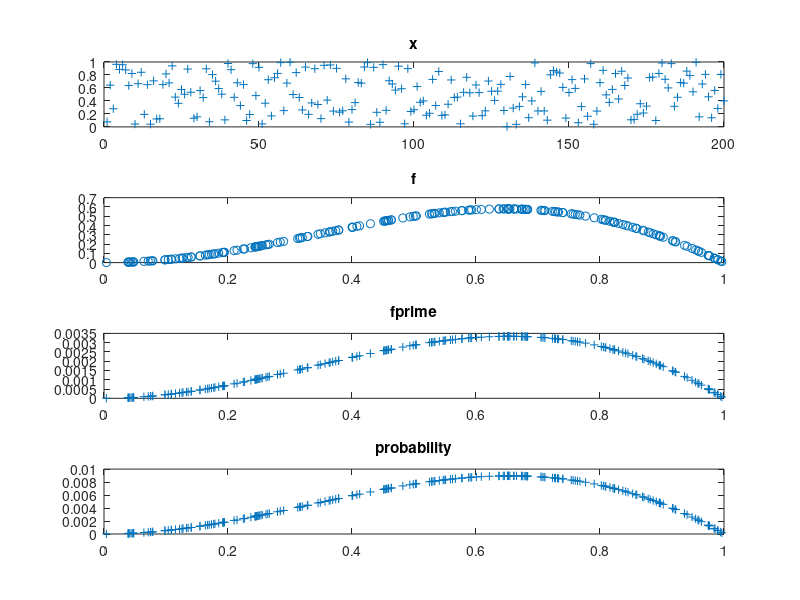

This figure's MATLAB source:
%% Genetic Algorithms and Evolutionanry Computing: Exercise Session 3 
% ---------------------------------------------------------------------------------------
% Fitness Sharing 
% Based on Section 5.5.3 (p. 93) of the book "Introduction to Evolutionary
% Computing (2nd Edition)" by A.E. Eiben and J.E. Smith
% ---------------------------------------------------------------------------------------
%% Initialization%
clear all
close all 
clc 
%% Sigma? Population size?
sigma = 2; % for sqrt function goes from 0 to sqrt(xend)
n = 200;
%% OPTION 1 : Sqrt function for individuals 
% function's derivative decreases so highly fit individuals = higher
% density
xbeg = 0;
xend = 5^2;
h= (xend-xbeg)/n;
for i = 1:n
   x(i) = sqrt(xbeg + (i-1)*h);
end
%% OPTION 2 : Linearly changing x
x = 1:n; % should do nothing? no clusters whatsoever
%% OPTION 3 : Random distribution
x = rand(1,n);
%% Visualise

d = zeros(n,n);
sh = zeros(n,n);
for i=1 : n
 for j=1 : n
   d(i,j) = abs(x(i) - x(j));
   if d(i,j) < sigma
     sh(i,j) = 1 - d(i,j)/sigma;
   end
 end
end

sum = 0;
for i=1:n
  f(i) = abs( x(i) * sin(x(i)*pi));
  denominator(i) = 0;
  for j = 1:n
   denominator(i) = denominator(i) + sh(i,j);
  end
  fprime(i) = f(i) / denominator(i) ;
  sum = sum + fprime(i);
end 

for i = 1:n
prob(i) = fprime(i)/sum;
end


subplot(4,1,1); plot(x)
plot(x, '+'); title('x');
subplot(4,1,2); 
plot(x, f, 'o'); title('f');
subplot(4,1,3); 
plot(x, fprime, '+'); title('fprime');
subplot(4,1,4); 
plot(x, prob, '+'); title('probability');